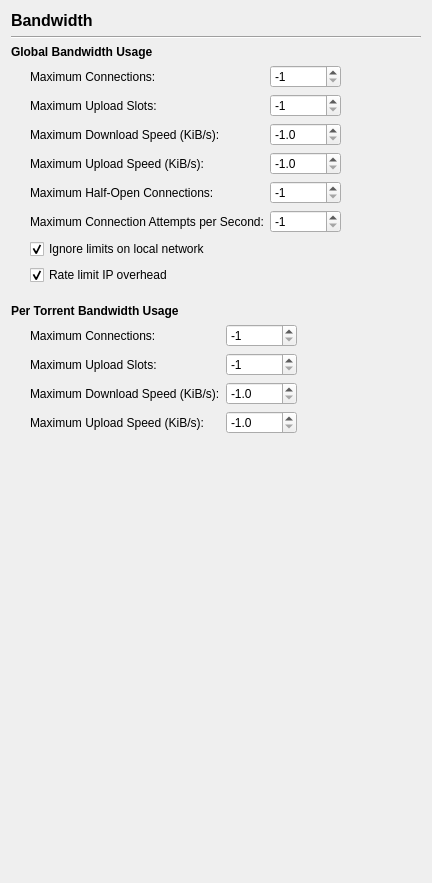
       <widget class="QWidget" name="page_bandwidth">
        <layout class="QVBoxLayout" name="verticalLayout_4">
         <item>
          <widget class="QLabel" name="labelTitle">
           <property name="font">
            <font>
             <pointsize>12</pointsize>
             <weight>75</weight>
             <italic>false</italic>
             <bold>true</bold>
            </font>
           </property>
           <property name="text">
            <string>Bandwidth</string>
           </property>
          </widget>
         </item>
         <item>
          <widget class="Line" name="line_3">
           <property name="orientation">
            <enum>Qt::Horizontal</enum>
           </property>
          </widget>
         </item>
         <item>
          <layout class="QGridLayout" name="gridLayout_7">
           <item row="0" column="0" colspan="2">
            <widget class="QLabel" name="label_38">
             <property name="font">
              <font>
               <weight>75</weight>
               <bold>true</bold>
              </font>
             </property>
             <property name="text">
              <string>Global Bandwidth Usage</string>
             </property>
            </widget>
           </item>
           <item row="0" column="2">
            <spacer name="horizontalSpacer_26">
             <property name="orientation">
              <enum>Qt::Horizontal</enum>
             </property>
             <property name="sizeHint" stdset="0">
              <size>
               <width>40</width>
               <height>13</height>
              </size>
             </property>
            </spacer>
           </item>
           <item row="1" column="0">
            <spacer name="horizontalSpacer_27">
             <property name="orientation">
              <enum>Qt::Horizontal</enum>
             </property>
             <property name="sizeType">
              <enum>QSizePolicy::Fixed</enum>
             </property>
             <property name="sizeHint" stdset="0">
              <size>
               <width>13</width>
               <height>13</height>
              </size>
             </property>
            </spacer>
           </item>
           <item row="1" column="1">
            <layout class="QHBoxLayout" name="horizontalLayout_7">
             <item>
              <layout class="QFormLayout" name="formLayout_5">
               <item row="0" column="0">
                <widget class="QLabel" name="core__max_connections_global_label">
                 <property name="text">
                  <string>Maximum Connections:</string>
                 </property>
                 <property name="buddy">
                  <cstring>core__max_connections_global</cstring>
                 </property>
                </widget>
               </item>
               <item row="0" column="1">
                <widget class="QSpinBox" name="core__max_connections_global">
                 <property name="accelerated">
                  <bool>true</bool>
                 </property>
                 <property name="minimum">
                  <number>-1</number>
                 </property>
                 <property name="maximum">
                  <number>9999</number>
                 </property>
                 <property name="value">
                  <number>-1</number>
                 </property>
                </widget>
               </item>
               <item row="1" column="0">
                <widget class="QLabel" name="core__max_upload_slots_global_label">
                 <property name="text">
                  <string>Maximum Upload Slots:</string>
                 </property>
                 <property name="buddy">
                  <cstring>core__max_upload_slots_global</cstring>
                 </property>
                </widget>
               </item>
               <item row="1" column="1">
                <widget class="QSpinBox" name="core__max_upload_slots_global">
                 <property name="accelerated">
                  <bool>true</bool>
                 </property>
                 <property name="minimum">
                  <number>-1</number>
                 </property>
                 <property name="maximum">
                  <number>9999</number>
                 </property>
                 <property name="value">
                  <number>-1</number>
                 </property>
                </widget>
               </item>
               <item row="2" column="0">
                <widget class="QLabel" name="core__max_download_speed_label">
                 <property name="text">
                  <string>Maximum Download Speed (KiB/s):</string>
                 </property>
                 <property name="buddy">
                  <cstring>core__max_download_speed</cstring>
                 </property>
                </widget>
               </item>
               <item row="2" column="1">
                <widget class="QDoubleSpinBox" name="core__max_download_speed">
                 <property name="accelerated">
                  <bool>true</bool>
                 </property>
                 <property name="decimals">
                  <number>1</number>
                 </property>
                 <property name="minimum">
                  <double>-1.000000000000000</double>
                 </property>
                 <property name="maximum">
                  <double>60000.000000000000000</double>
                 </property>
                 <property name="value">
                  <double>-1.000000000000000</double>
                 </property>
                </widget>
               </item>
               <item row="3" column="0">
                <widget class="QLabel" name="core__max_upload_speed_label">
                 <property name="text">
                  <string>Maximum Upload Speed (KiB/s):</string>
                 </property>
                 <property name="buddy">
                  <cstring>core__max_upload_speed</cstring>
                 </property>
                </widget>
               </item>
               <item row="3" column="1">
                <widget class="QDoubleSpinBox" name="core__max_upload_speed">
                 <property name="accelerated">
                  <bool>true</bool>
                 </property>
                 <property name="decimals">
                  <number>1</number>
                 </property>
                 <property name="minimum">
                  <double>-1.000000000000000</double>
                 </property>
                 <property name="maximum">
                  <double>60000.000000000000000</double>
                 </property>
                 <property name="value">
                  <double>-1.000000000000000</double>
                 </property>
                </widget>
               </item>
               <item row="4" column="0">
                <widget class="QLabel" name="core__max_half_open_connections_label">
                 <property name="text">
                  <string>Maximum Half-Open Connections:</string>
                 </property>
                 <property name="buddy">
                  <cstring>core__max_half_open_connections</cstring>
                 </property>
                </widget>
               </item>
               <item row="4" column="1">
                <widget class="QSpinBox" name="core__max_half_open_connections">
                 <property name="accelerated">
                  <bool>true</bool>
                 </property>
                 <property name="minimum">
                  <number>-1</number>
                 </property>
                 <property name="maximum">
                  <number>9999</number>
                 </property>
                 <property name="value">
                  <number>-1</number>
                 </property>
                </widget>
               </item>
               <item row="5" column="0">
                <widget class="QLabel" name="core__max_connections_per_second_label">
                 <property name="text">
                  <string>Maximum Connection Attempts per Second:</string>
                 </property>
                 <property name="buddy">
                  <cstring>core__max_connections_per_second</cstring>
                 </property>
                </widget>
               </item>
               <item row="5" column="1">
                <widget class="QSpinBox" name="core__max_connections_per_second">
                 <property name="accelerated">
                  <bool>true</bool>
                 </property>
                 <property name="minimum">
                  <number>-1</number>
                 </property>
                 <property name="maximum">
                  <number>9999</number>
                 </property>
                 <property name="value">
                  <number>-1</number>
                 </property>
                </widget>
               </item>
              </layout>
             </item>
             <item>
              <spacer name="horizontalSpacer_28">
               <property name="orientation">
                <enum>Qt::Horizontal</enum>
               </property>
               <property name="sizeHint" stdset="0">
                <size>
                 <width>40</width>
                 <height>20</height>
                </size>
               </property>
              </spacer>
             </item>
            </layout>
           </item>
           <item row="2" column="1">
            <widget class="QCheckBox" name="core__ignore_limits_on_local_network">
             <property name="text">
              <string>Ignore limits on local network</string>
             </property>
             <property name="checked">
              <bool>true</bool>
             </property>
            </widget>
           </item>
           <item row="3" column="1">
            <widget class="QCheckBox" name="core__rate_limit_ip_overhead">
             <property name="text">
              <string>Rate limit IP overhead</string>
             </property>
             <property name="checked">
              <bool>true</bool>
             </property>
            </widget>
           </item>
           <item row="4" column="0" colspan="2">
            <spacer name="verticalSpacer_11">
             <property name="orientation">
              <enum>Qt::Vertical</enum>
             </property>
             <property name="sizeType">
              <enum>QSizePolicy::Fixed</enum>
             </property>
             <property name="sizeHint" stdset="0">
              <size>
               <width>20</width>
               <height>13</height>
              </size>
             </property>
            </spacer>
           </item>
           <item row="5" column="0" colspan="2">
            <widget class="QLabel" name="label_45">
             <property name="font">
              <font>
               <weight>75</weight>
               <bold>true</bold>
              </font>
             </property>
             <property name="text">
              <string>Per Torrent Bandwidth Usage</string>
             </property>
            </widget>
           </item>
           <item row="6" column="1">
            <layout class="QHBoxLayout" name="horizontalLayout_8">
             <item>
              <layout class="QFormLayout" name="formLayout_6">
               <property name="fieldGrowthPolicy">
                <enum>QFormLayout::AllNonFixedFieldsGrow</enum>
               </property>
               <item row="0" column="0">
                <widget class="QLabel" name="core__max_connections_per_torrent_label">
                 <property name="text">
                  <string>Maximum Connections:</string>
                 </property>
                 <property name="buddy">
                  <cstring>core__max_connections_per_torrent</cstring>
                 </property>
                </widget>
               </item>
               <item row="0" column="1">
                <widget class="QSpinBox" name="core__max_connections_per_torrent">
                 <property name="accelerated">
                  <bool>true</bool>
                 </property>
                 <property name="minimum">
                  <number>-1</number>
                 </property>
                 <property name="maximum">
                  <number>9999</number>
                 </property>
                 <property name="value">
                  <number>-1</number>
                 </property>
                </widget>
               </item>
               <item row="1" column="0">
                <widget class="QLabel" name="core__max_upload_slots_per_torrent_label">
                 <property name="text">
                  <string>Maximum Upload Slots:</string>
                 </property>
                 <property name="buddy">
                  <cstring>core__max_upload_slots_per_torrent</cstring>
                 </property>
                </widget>
               </item>
               <item row="1" column="1">
                <widget class="QSpinBox" name="core__max_upload_slots_per_torrent">
                 <property name="accelerated">
                  <bool>true</bool>
                 </property>
                 <property name="minimum">
                  <number>-1</number>
                 </property>
                 <property name="maximum">
                  <number>9999</number>
                 </property>
                 <property name="value">
                  <number>-1</number>
                 </property>
                </widget>
               </item>
               <item row="2" column="0">
                <widget class="QLabel" name="core__max_download_speed_per_torrent_label">
                 <property name="text">
                  <string>Maximum Download Speed (KiB/s):</string>
                 </property>
                 <property name="buddy">
                  <cstring>core__max_download_speed_per_torrent</cstring>
                 </property>
                </widget>
               </item>
               <item row="2" column="1">
                <widget class="QDoubleSpinBox" name="core__max_download_speed_per_torrent">
                 <property name="accelerated">
                  <bool>true</bool>
                 </property>
                 <property name="decimals">
                  <number>1</number>
                 </property>
                 <property name="minimum">
                  <double>-1.000000000000000</double>
                 </property>
                 <property name="maximum">
                  <double>60000.000000000000000</double>
                 </property>
                 <property name="value">
                  <double>-1.000000000000000</double>
                 </property>
                </widget>
               </item>
               <item row="3" column="0">
                <widget class="QLabel" name="core__max_upload_speed_per_torrent_label">
                 <property name="text">
                  <string>Maximum Upload Speed (KiB/s):</string>
                 </property>
                 <property name="buddy">
                  <cstring>core__max_upload_speed_per_torrent</cstring>
                 </property>
                </widget>
               </item>
               <item row="3" column="1">
                <widget class="QDoubleSpinBox" name="core__max_upload_speed_per_torrent">
                 <property name="accelerated">
                  <bool>true</bool>
                 </property>
                 <property name="decimals">
                  <number>1</number>
                 </property>
                 <property name="minimum">
                  <double>-1.000000000000000</double>
                 </property>
                 <property name="maximum">
                  <double>60000.000000000000000</double>
                 </property>
                 <property name="value">
                  <double>-1.000000000000000</double>
                 </property>
                </widget>
               </item>
              </layout>
             </item>
             <item>
              <spacer name="horizontalSpacer_30">
               <property name="orientation">
                <enum>Qt::Horizontal</enum>
               </property>
               <property name="sizeHint" stdset="0">
                <size>
                 <width>40</width>
                 <height>20</height>
                </size>
               </property>
              </spacer>
             </item>
            </layout>
           </item>
          </layout>
         </item>
         <item>
          <spacer name="verticalSpacer_3">
           <property name="orientation">
            <enum>Qt::Vertical</enum>
           </property>
           <property name="sizeHint" stdset="0">
            <size>
             <width>20</width>
             <height>438</height>
            </size>
           </property>
          </spacer>
         </item>
        </layout>
       </widget>
